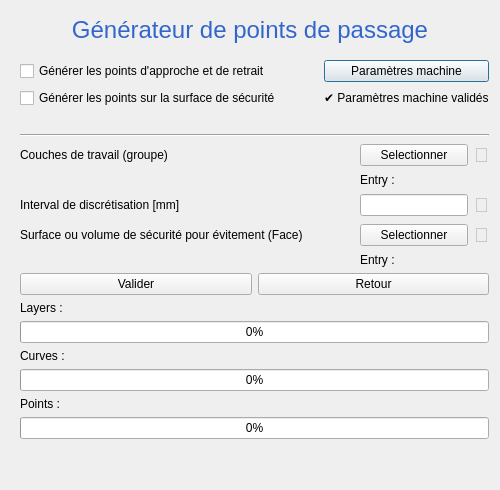
<?xml version="1.0" encoding="UTF-8"?>
<ui version="4.0">
 <class>Dialog_discretisation</class>
 <widget class="QDialog" name="Dialog_discretisation">
  <property name="geometry">
   <rect>
    <x>0</x>
    <y>0</y>
    <width>500</width>
    <height>490</height>
   </rect>
  </property>
  <property name="minimumSize">
   <size>
    <width>500</width>
    <height>490</height>
   </size>
  </property>
  <property name="maximumSize">
   <size>
    <width>500</width>
    <height>490</height>
   </size>
  </property>
  <property name="windowTitle">
   <string>Dialog</string>
  </property>
  <widget class="QLabel" name="labelTitle_points">
   <property name="geometry">
    <rect>
     <x>0</x>
     <y>0</y>
     <width>500</width>
     <height>60</height>
    </rect>
   </property>
   <property name="font">
    <font>
     <family>MS Shell Dlg 2</family>
    </font>
   </property>
   <property name="text">
    <string>&lt;html&gt;&lt;head/&gt;&lt;body&gt;&lt;p&gt;&lt;span style=&quot; font-size:18pt; color:#3366cc;&quot;&gt;Générateur de points de passage&lt;/span&gt;&lt;/p&gt;&lt;/body&gt;&lt;/html&gt;</string>
   </property>
   <property name="alignment">
    <set>Qt::AlignCenter</set>
   </property>
  </widget>
  <widget class="QWidget" name="verticalLayoutWidget">
   <property name="geometry">
    <rect>
     <x>20</x>
     <y>60</y>
     <width>469</width>
     <height>454</height>
    </rect>
   </property>
   <layout class="QVBoxLayout" name="verticalLayout">
    <item>
     <layout class="QGridLayout" name="gridLayout_avoidAndParameters">
      <item row="1" column="1">
       <widget class="QLabel" name="label_parametersValidation">
        <property name="text">
         <string>&lt;span&gt; &amp;#x2714; &lt;span&gt; Paramètres machine validés</string>
        </property>
       </widget>
      </item>
      <item row="0" column="0">
       <widget class="QCheckBox" name="checkBox_approach_retract">
        <property name="text">
         <string>Générer les points d'approche et de retrait</string>
        </property>
       </widget>
      </item>
      <item row="0" column="1">
       <widget class="QPushButton" name="pushButton_machineParameters">
        <property name="text">
         <string>Paramètres machine</string>
        </property>
       </widget>
      </item>
      <item row="1" column="0">
       <widget class="QCheckBox" name="checkBox_avoidingVolume">
        <property name="enabled">
         <bool>true</bool>
        </property>
        <property name="text">
         <string>Générer les points sur la surface de sécurité</string>
        </property>
       </widget>
      </item>
      <item row="2" column="0">
       <spacer name="horizontalSpacer_2">
        <property name="orientation">
         <enum>Qt::Horizontal</enum>
        </property>
        <property name="sizeHint" stdset="0">
         <size>
          <width>40</width>
          <height>20</height>
         </size>
        </property>
       </spacer>
      </item>
     </layout>
    </item>
    <item>
     <widget class="Line" name="line">
      <property name="orientation">
       <enum>Qt::Horizontal</enum>
      </property>
     </widget>
    </item>
    <item>
     <layout class="QGridLayout" name="gridLayout_userEntry">
      <item row="4" column="2">
       <widget class="QLabel" name="label_securityFaceEntry">
        <property name="text">
         <string>Entry :</string>
        </property>
       </widget>
      </item>
      <item row="3" column="3">
       <widget class="QLabel" name="label_securityFaceValidation">
        <property name="enabled">
         <bool>false</bool>
        </property>
        <property name="text">
         <string>&lt;span style = 'font-size:20px'&gt; &amp;#129324;&lt;/span&gt;</string>
        </property>
       </widget>
      </item>
      <item row="2" column="0">
       <widget class="QLabel" name="label_discretisationStep">
        <property name="text">
         <string>Interval de discrétisation [mm]</string>
        </property>
       </widget>
      </item>
      <item row="2" column="2">
       <widget class="QLineEdit" name="lineEdit_discretisationStep"/>
      </item>
      <item row="3" column="2">
       <widget class="QPushButton" name="pushButton_selectSecurityFace">
        <property name="text">
         <string>Selectionner</string>
        </property>
       </widget>
      </item>
      <item row="0" column="3">
       <widget class="QLabel" name="label_layersValidation">
        <property name="enabled">
         <bool>false</bool>
        </property>
        <property name="text">
         <string>&lt;span style = 'font-size:20px'&gt; &amp;#129324;&lt;/span&gt;</string>
        </property>
       </widget>
      </item>
      <item row="0" column="1">
       <spacer name="horizontalSpacer">
        <property name="orientation">
         <enum>Qt::Horizontal</enum>
        </property>
        <property name="sizeHint" stdset="0">
         <size>
          <width>40</width>
          <height>20</height>
         </size>
        </property>
       </spacer>
      </item>
      <item row="0" column="0">
       <widget class="QLabel" name="label_layers">
        <property name="text">
         <string>Couches de travail (groupe)</string>
        </property>
       </widget>
      </item>
      <item row="2" column="3">
       <widget class="QLabel" name="label_discretisationStepValidation">
        <property name="enabled">
         <bool>false</bool>
        </property>
        <property name="text">
         <string>&lt;span style = 'font-size:20px'&gt; &amp;#129324;&lt;/span&gt;</string>
        </property>
       </widget>
      </item>
      <item row="3" column="0">
       <widget class="QLabel" name="label_SecurityFace">
        <property name="text">
         <string>Surface ou volume de sécurité pour évitement (Face)</string>
        </property>
       </widget>
      </item>
      <item row="0" column="2">
       <widget class="QPushButton" name="pushButton_selectLayers">
        <property name="text">
         <string>Selectionner</string>
        </property>
       </widget>
      </item>
      <item row="1" column="2">
       <widget class="QLabel" name="label_layersEntry">
        <property name="text">
         <string>Entry :</string>
        </property>
       </widget>
      </item>
     </layout>
    </item>
    <item>
     <layout class="QHBoxLayout" name="horizontalLayout_validateReturn">
      <item>
       <widget class="QPushButton" name="pushButton_validation">
        <property name="text">
         <string>Valider</string>
        </property>
       </widget>
      </item>
      <item>
       <widget class="QPushButton" name="pushButton_return">
        <property name="text">
         <string>Retour</string>
        </property>
       </widget>
      </item>
     </layout>
    </item>
    <item>
     <widget class="QLabel" name="label_lay">
      <property name="text">
       <string>Layers :</string>
      </property>
     </widget>
    </item>
    <item>
     <widget class="QProgressBar" name="progressBar_lay">
      <property name="value">
       <number>0</number>
      </property>
     </widget>
    </item>
    <item>
     <widget class="QLabel" name="label_curves">
      <property name="text">
       <string>Curves :</string>
      </property>
     </widget>
    </item>
    <item>
     <widget class="QProgressBar" name="progressBar_curves">
      <property name="value">
       <number>0</number>
      </property>
     </widget>
    </item>
    <item>
     <widget class="QLabel" name="label_pts">
      <property name="text">
       <string>Points :</string>
      </property>
     </widget>
    </item>
    <item>
     <widget class="QProgressBar" name="progressBar_pts">
      <property name="value">
       <number>0</number>
      </property>
     </widget>
    </item>
    <item>
     <spacer name="verticalSpacer">
      <property name="orientation">
       <enum>Qt::Vertical</enum>
      </property>
      <property name="sizeHint" stdset="0">
       <size>
        <width>20</width>
        <height>40</height>
       </size>
      </property>
     </spacer>
    </item>
   </layout>
  </widget>
 </widget>
 <tabstops>
  <tabstop>checkBox_approach_retract</tabstop>
  <tabstop>checkBox_avoidingVolume</tabstop>
  <tabstop>pushButton_selectLayers</tabstop>
  <tabstop>lineEdit_discretisationStep</tabstop>
  <tabstop>pushButton_selectSecurityFace</tabstop>
  <tabstop>pushButton_validation</tabstop>
  <tabstop>pushButton_return</tabstop>
  <tabstop>pushButton_machineParameters</tabstop>
 </tabstops>
 <resources/>
 <connections>
  <connection>
   <sender>pushButton_selectLayers</sender>
   <signal>clicked()</signal>
   <receiver>label_layersValidation</receiver>
   <slot>show()</slot>
   <hints>
    <hint type="sourcelabel">
     <x>444</x>
     <y>163</y>
    </hint>
    <hint type="destinationlabel">
     <x>478</x>
     <y>163</y>
    </hint>
   </hints>
  </connection>
  <connection>
   <sender>pushButton_selectLayers</sender>
   <signal>clicked()</signal>
   <receiver>label_layersEntry</receiver>
   <slot>show()</slot>
   <hints>
    <hint type="sourcelabel">
     <x>444</x>
     <y>163</y>
    </hint>
    <hint type="destinationlabel">
     <x>452</x>
     <y>199</y>
    </hint>
   </hints>
  </connection>
  <connection>
   <sender>lineEdit_discretisationStep</sender>
   <signal>editingFinished()</signal>
   <receiver>label_discretisationStepValidation</receiver>
   <slot>show()</slot>
   <hints>
    <hint type="sourcelabel">
     <x>452</x>
     <y>224</y>
    </hint>
    <hint type="destinationlabel">
     <x>486</x>
     <y>228</y>
    </hint>
   </hints>
  </connection>
  <connection>
   <sender>pushButton_selectSecurityFace</sender>
   <signal>clicked()</signal>
   <receiver>label_securityFaceValidation</receiver>
   <slot>show()</slot>
   <hints>
    <hint type="sourcelabel">
     <x>444</x>
     <y>255</y>
    </hint>
    <hint type="destinationlabel">
     <x>478</x>
     <y>255</y>
    </hint>
   </hints>
  </connection>
  <connection>
   <sender>pushButton_selectSecurityFace</sender>
   <signal>clicked()</signal>
   <receiver>label_securityFaceEntry</receiver>
   <slot>show()</slot>
   <hints>
    <hint type="sourcelabel">
     <x>444</x>
     <y>255</y>
    </hint>
    <hint type="destinationlabel">
     <x>452</x>
     <y>291</y>
    </hint>
   </hints>
  </connection>
  <connection>
   <sender>pushButton_validation</sender>
   <signal>clicked()</signal>
   <receiver>progressBar_pts</receiver>
   <slot>show()</slot>
   <hints>
    <hint type="sourcelabel">
     <x>167</x>
     <y>317</y>
    </hint>
    <hint type="destinationlabel">
     <x>162</x>
     <y>491</y>
    </hint>
   </hints>
  </connection>
  <connection>
   <sender>pushButton_machineParameters</sender>
   <signal>clicked()</signal>
   <receiver>label_parametersValidation</receiver>
   <slot>show()</slot>
   <hints>
    <hint type="sourcelabel">
     <x>368</x>
     <y>75</y>
    </hint>
    <hint type="destinationlabel">
     <x>478</x>
     <y>112</y>
    </hint>
   </hints>
  </connection>
  <connection>
   <sender>pushButton_validation</sender>
   <signal>clicked()</signal>
   <receiver>label_lay</receiver>
   <slot>show()</slot>
   <hints>
    <hint type="sourcelabel">
     <x>39</x>
     <y>323</y>
    </hint>
    <hint type="destinationlabel">
     <x>39</x>
     <y>354</y>
    </hint>
   </hints>
  </connection>
  <connection>
   <sender>pushButton_validation</sender>
   <signal>clicked()</signal>
   <receiver>progressBar_lay</receiver>
   <slot>show()</slot>
   <hints>
    <hint type="sourcelabel">
     <x>97</x>
     <y>319</y>
    </hint>
    <hint type="destinationlabel">
     <x>88</x>
     <y>375</y>
    </hint>
   </hints>
  </connection>
  <connection>
   <sender>pushButton_validation</sender>
   <signal>clicked()</signal>
   <receiver>label_curves</receiver>
   <slot>show()</slot>
   <hints>
    <hint type="sourcelabel">
     <x>88</x>
     <y>325</y>
    </hint>
    <hint type="destinationlabel">
     <x>104</x>
     <y>413</y>
    </hint>
   </hints>
  </connection>
  <connection>
   <sender>pushButton_validation</sender>
   <signal>clicked()</signal>
   <receiver>progressBar_curves</receiver>
   <slot>show()</slot>
   <hints>
    <hint type="sourcelabel">
     <x>125</x>
     <y>315</y>
    </hint>
    <hint type="destinationlabel">
     <x>114</x>
     <y>438</y>
    </hint>
   </hints>
  </connection>
  <connection>
   <sender>pushButton_validation</sender>
   <signal>clicked()</signal>
   <receiver>label_pts</receiver>
   <slot>show()</slot>
   <hints>
    <hint type="sourcelabel">
     <x>128</x>
     <y>321</y>
    </hint>
    <hint type="destinationlabel">
     <x>128</x>
     <y>459</y>
    </hint>
   </hints>
  </connection>
 </connections>
</ui>
